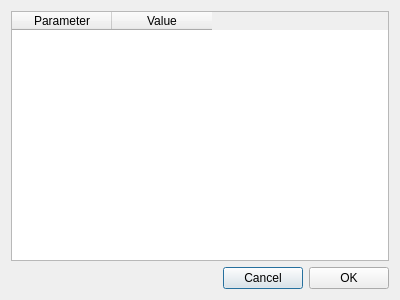
<?xml version="1.0" encoding="UTF-8"?>
<ui version="4.0">
 <class>AInstanceConfigDialog</class>
 <widget class="QDialog" name="AInstanceConfigDialog">
  <property name="geometry">
   <rect>
    <x>0</x>
    <y>0</y>
    <width>400</width>
    <height>300</height>
   </rect>
  </property>
  <property name="windowTitle">
   <string>AInstanceConfigDialog</string>
  </property>
  <layout class="QVBoxLayout" name="verticalLayout">
   <item>
    <widget class="QTableWidget" name="tableParams">
     <property name="columnCount">
      <number>2</number>
     </property>
     <column>
      <property name="text">
       <string>Parameter</string>
      </property>
     </column>
     <column>
      <property name="text">
       <string>Value</string>
      </property>
     </column>
    </widget>
   </item>
   <item>
    <layout class="QHBoxLayout" name="horizontalLayout">
     <item>
      <spacer name="horizontalSpacer">
       <property name="orientation">
        <enum>Qt::Horizontal</enum>
       </property>
       <property name="sizeHint" stdset="0">
        <size>
         <width>40</width>
         <height>20</height>
        </size>
       </property>
      </spacer>
     </item>
     <item>
      <widget class="QPushButton" name="bnCancel">
       <property name="text">
        <string>Cancel</string>
       </property>
      </widget>
     </item>
     <item>
      <widget class="QPushButton" name="bnOK">
       <property name="text">
        <string>OK</string>
       </property>
      </widget>
     </item>
    </layout>
   </item>
  </layout>
 </widget>
 <layoutdefault spacing="6" margin="11"/>
 <resources/>
 <connections/>
</ui>
